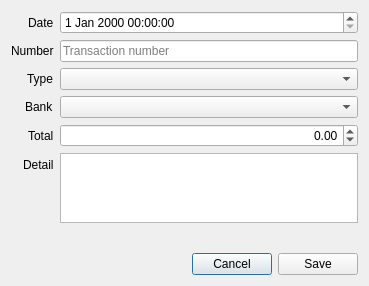
<?xml version="1.0" encoding="UTF-8"?>
<ui version="4.0">
 <class>AddTransactionDialog</class>
 <widget class="QDialog" name="AddTransactionDialog">
  <property name="geometry">
   <rect>
    <x>0</x>
    <y>0</y>
    <width>369</width>
    <height>286</height>
   </rect>
  </property>
  <property name="windowTitle">
   <string>Add new transaction</string>
  </property>
  <property name="modal">
   <bool>true</bool>
  </property>
  <layout class="QVBoxLayout" name="verticalLayout">
   <item>
    <layout class="QFormLayout" name="formLayout">
     <property name="labelAlignment">
      <set>Qt::AlignRight|Qt::AlignTrailing|Qt::AlignVCenter</set>
     </property>
     <item row="2" column="0">
      <widget class="QLabel" name="label">
       <property name="text">
        <string>Type</string>
       </property>
      </widget>
     </item>
     <item row="4" column="0">
      <widget class="QLabel" name="label_2">
       <property name="text">
        <string>Total</string>
       </property>
      </widget>
     </item>
     <item row="5" column="0">
      <widget class="QLabel" name="label_3">
       <property name="text">
        <string>Detail</string>
       </property>
      </widget>
     </item>
     <item row="2" column="1">
      <widget class="QComboBox" name="comboType"/>
     </item>
     <item row="4" column="1">
      <widget class="QDoubleSpinBox" name="doubleTotal">
       <property name="alignment">
        <set>Qt::AlignRight|Qt::AlignTrailing|Qt::AlignVCenter</set>
       </property>
       <property name="minimum">
        <double>-1000000000.000000000000000</double>
       </property>
       <property name="maximum">
        <double>1000000000.000000000000000</double>
       </property>
      </widget>
     </item>
     <item row="5" column="1">
      <widget class="QPlainTextEdit" name="plainDetail">
       <property name="minimumSize">
        <size>
         <width>0</width>
         <height>0</height>
        </size>
       </property>
       <property name="maximumSize">
        <size>
         <width>16777215</width>
         <height>80</height>
        </size>
       </property>
       <property name="plainText">
        <string/>
       </property>
       <property name="placeholderText">
        <string>Detail transaction</string>
       </property>
      </widget>
     </item>
     <item row="1" column="0">
      <widget class="QLabel" name="label_4">
       <property name="text">
        <string>Number</string>
       </property>
      </widget>
     </item>
     <item row="1" column="1">
      <widget class="QLineEdit" name="lineNumber">
       <property name="placeholderText">
        <string>Transaction number</string>
       </property>
      </widget>
     </item>
     <item row="0" column="0">
      <widget class="QLabel" name="label_5">
       <property name="text">
        <string>Date</string>
       </property>
      </widget>
     </item>
     <item row="3" column="0">
      <widget class="QLabel" name="label_6">
       <property name="text">
        <string>Bank</string>
       </property>
      </widget>
     </item>
     <item row="3" column="1">
      <widget class="QComboBox" name="comboBank"/>
     </item>
     <item row="0" column="1">
      <widget class="QDateTimeEdit" name="dateEdit"/>
     </item>
    </layout>
   </item>
   <item>
    <spacer name="verticalSpacer">
     <property name="orientation">
      <enum>Qt::Vertical</enum>
     </property>
     <property name="sizeHint" stdset="0">
      <size>
       <width>20</width>
       <height>40</height>
      </size>
     </property>
    </spacer>
   </item>
   <item>
    <layout class="QHBoxLayout" name="horizontalLayout">
     <item>
      <spacer name="horizontalSpacer">
       <property name="orientation">
        <enum>Qt::Horizontal</enum>
       </property>
       <property name="sizeHint" stdset="0">
        <size>
         <width>40</width>
         <height>20</height>
        </size>
       </property>
      </spacer>
     </item>
     <item>
      <widget class="QPushButton" name="pushCancel">
       <property name="text">
        <string>Cancel</string>
       </property>
      </widget>
     </item>
     <item>
      <widget class="QPushButton" name="pushSave">
       <property name="text">
        <string>Save</string>
       </property>
      </widget>
     </item>
    </layout>
   </item>
  </layout>
 </widget>
 <tabstops>
  <tabstop>dateEdit</tabstop>
  <tabstop>lineNumber</tabstop>
  <tabstop>comboType</tabstop>
  <tabstop>comboBank</tabstop>
  <tabstop>doubleTotal</tabstop>
  <tabstop>plainDetail</tabstop>
  <tabstop>pushCancel</tabstop>
  <tabstop>pushSave</tabstop>
 </tabstops>
 <resources/>
 <connections>
  <connection>
   <sender>pushCancel</sender>
   <signal>clicked()</signal>
   <receiver>AddTransactionDialog</receiver>
   <slot>close()</slot>
   <hints>
    <hint type="sourcelabel">
     <x>232</x>
     <y>263</y>
    </hint>
    <hint type="destinationlabel">
     <x>184</x>
     <y>142</y>
    </hint>
   </hints>
  </connection>
 </connections>
</ui>
